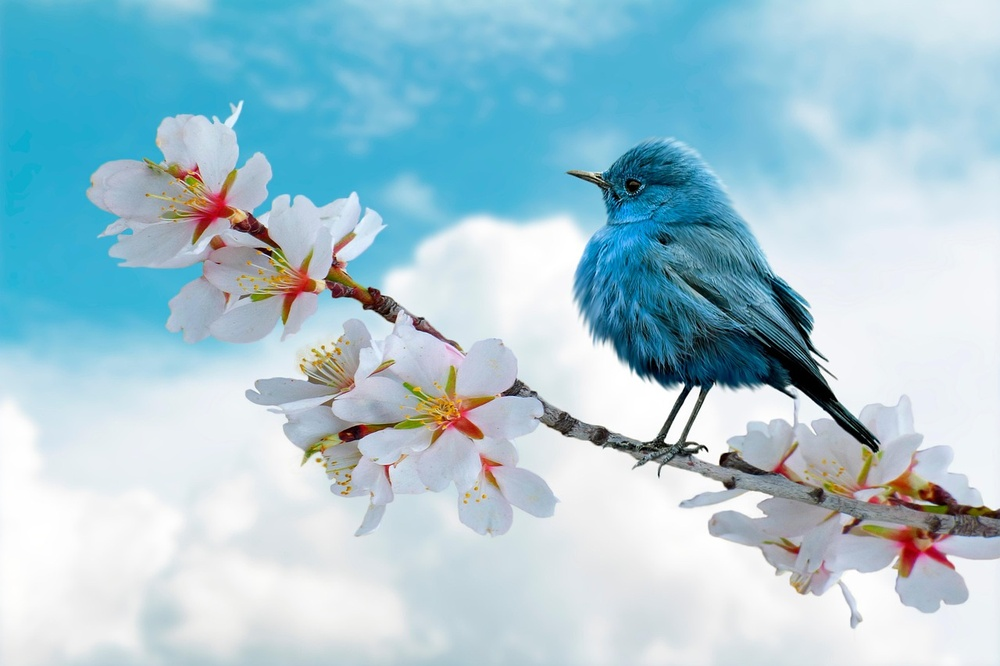
#> input picture image.jpg, 1000 x 666 px, shrunk from 1280 x 853 before the run
$ python p3.py   (older library calls are emulated)
#> lines starting #> are read from the running program, lines starting #| are printed output that depends on the picture; after the words box and inside, x2 and y2 are one past the last pixel; in counts of white or black regions, pixels touching at a corner belong together
import cv2

# STEP 1: READ THE IMAGE

image = cv2.imread("image.jpg")
#> image is the input picture: shape (666, 1000, 3); mean B, G, R 211.7, 199.2, 165.5

if image is None:
    print("Error: Image not found!")
    print("Please check the image name and folder.")
else:

    # Display original image
    cv2.imshow("Original Image", image)

    # STEP 2: CONVERT IMAGE TO GRAYSCALE


    gray = cv2.cvtColor(image, cv2.COLOR_BGR2GRAY)
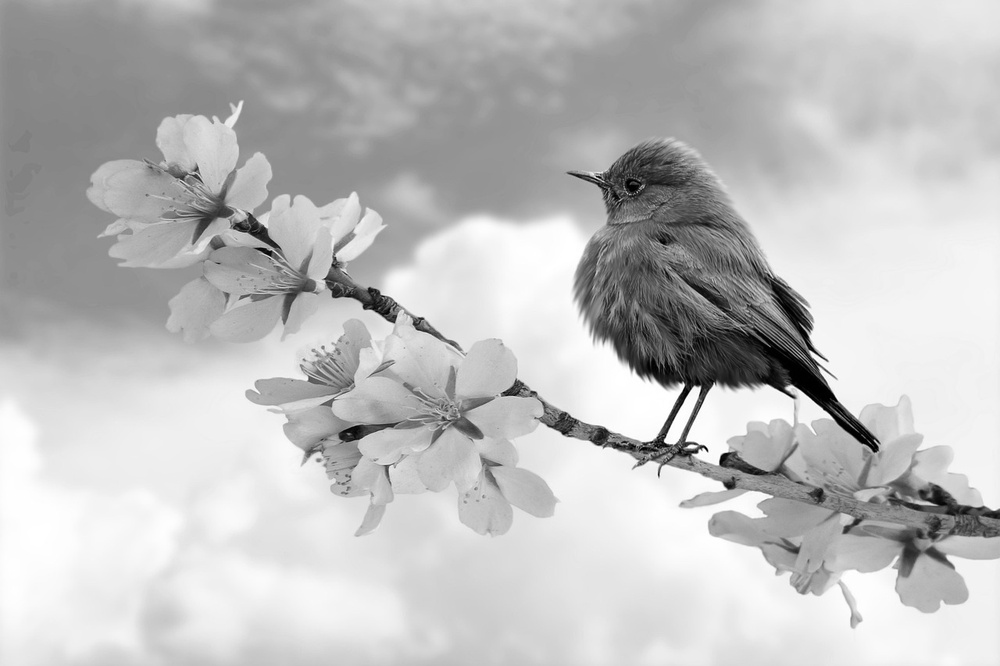
#> gray: shape (666, 1000); min 0, max 255, mean 190.6

    cv2.imshow("Grayscale Image", gray)

    # STEP 3: SOBEL EDGE DETECTION

    # Detect vertical edges
    sobel_x = cv2.Sobel(
        gray,
        cv2.CV_64F,
        1,
        0,
        ksize=3
    )

    # Detect horizontal edges
    sobel_y = cv2.Sobel(
        gray,
        cv2.CV_64F,
        0,
        1,
        ksize=3
    )
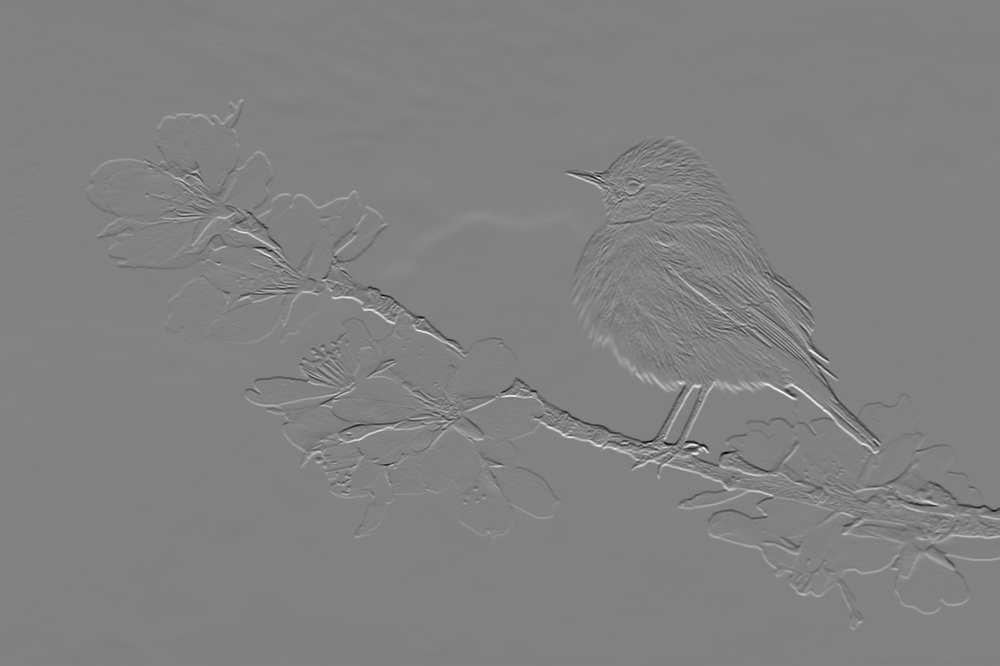
#> sobel_y: shape (666, 1000) float64; min -912, max 882, mean 0.3; drawn with min black and max white

    # Convert values to absolute values
    sobel_x = cv2.convertScaleAbs(sobel_x)
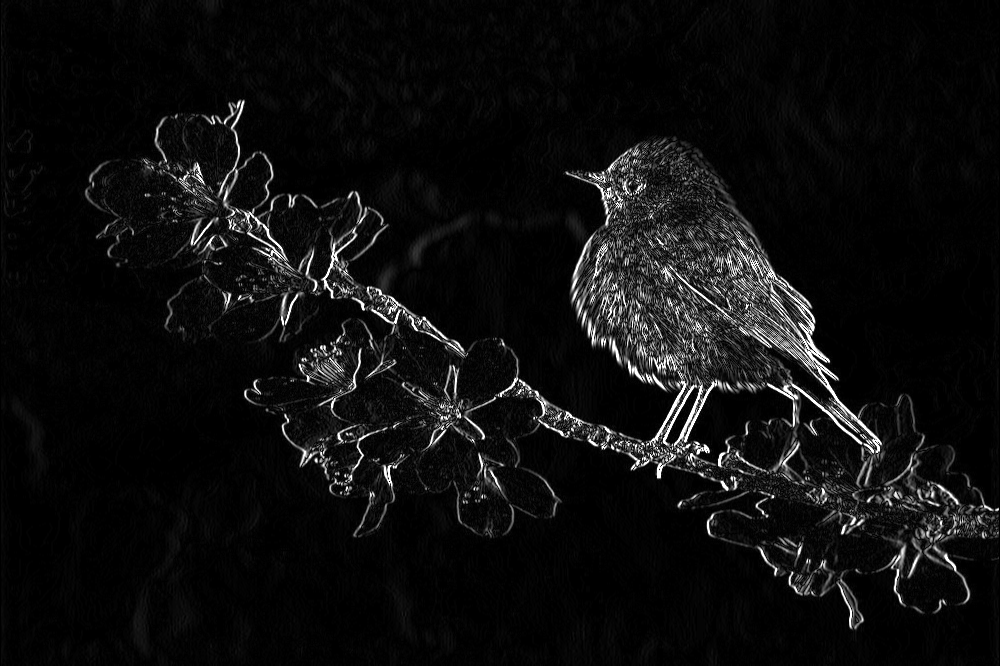
#> sobel_x: shape (666, 1000); min 0, max 255, mean 14.3
    sobel_y = cv2.convertScaleAbs(sobel_y)
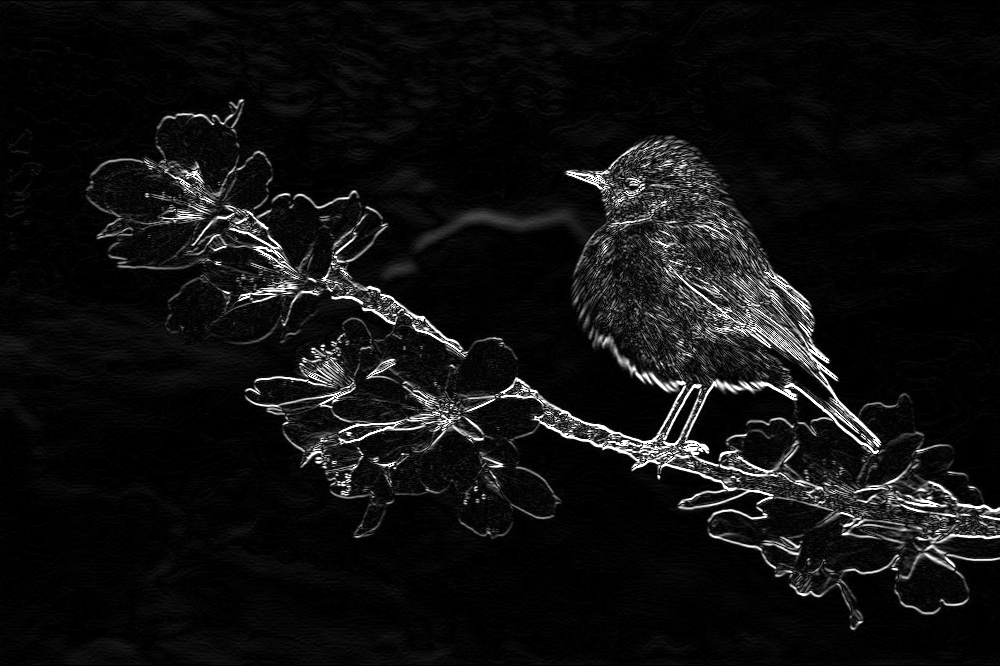
#> sobel_y: shape (666, 1000); min 0, max 255, mean 16.4

    # Combine horizontal and vertical edges
    sobel_combined = cv2.addWeighted(
        sobel_x,
        0.5,
        sobel_y,
        0.5,
        0
    )
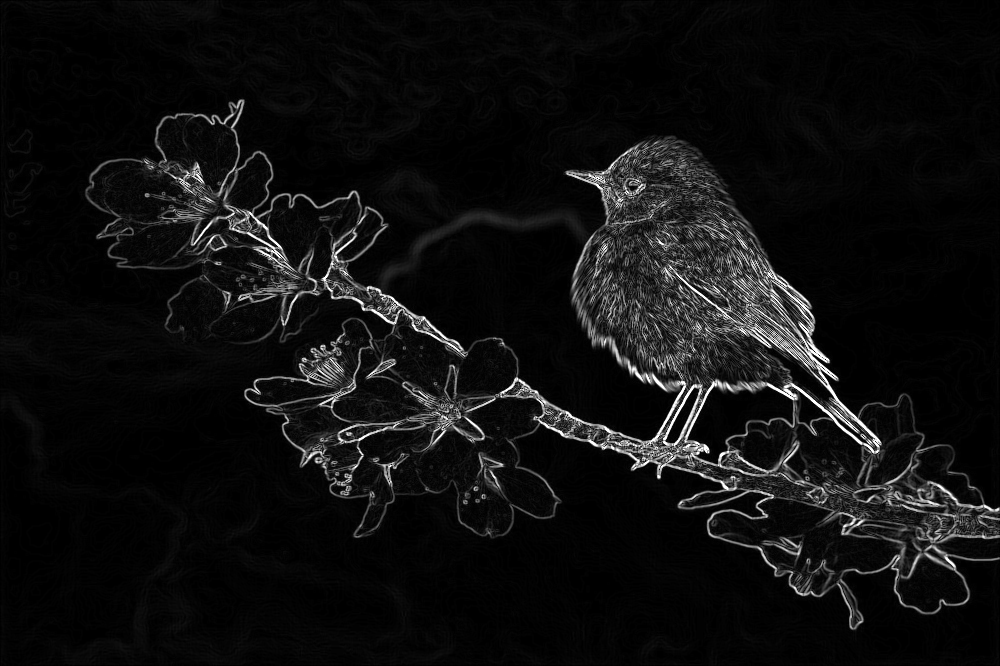
#> sobel_combined: shape (666, 1000); min 0, max 255, mean 15.4

    cv2.imshow("Sobel X - Vertical Edges", sobel_x)
    cv2.imshow("Sobel Y - Horizontal Edges", sobel_y)
    cv2.imshow("Sobel Combined", sobel_combined)

    # STEP 4: CANNY EDGE DETECTION

    canny_edges = cv2.Canny(
        gray,
        100,
        200
    )
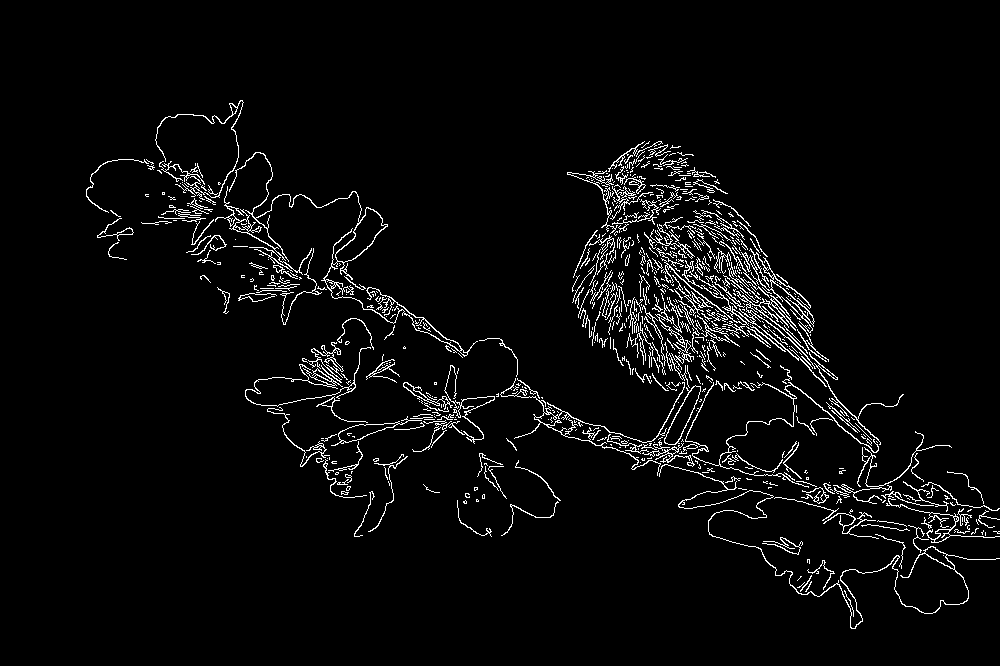
#> canny_edges: shape (666, 1000); 3.8% white in thin lines or dots, all inside (x1, y1, x2, y2) = (86, 100, 1000, 629)

    cv2.imshow("Canny Edge Detection", canny_edges)

    # STEP 5: FAST CORNER DETECTION

    # Create FAST detector
    fast = cv2.FastFeatureDetector_create()

    # Detect corners/keypoints
    keypoints = fast.detect(
        gray,
        None
    )
#> keypoints = 5204 keypoints; strongest (x, y, size): (707, 450, 7), (703, 449, 7), (697, 452, 7), (686, 440, 7)

    # Draw detected corners on original image
    fast_image = cv2.drawKeypoints(
        image,
        keypoints,
        None,
        color=(0, 255, 0)
    )
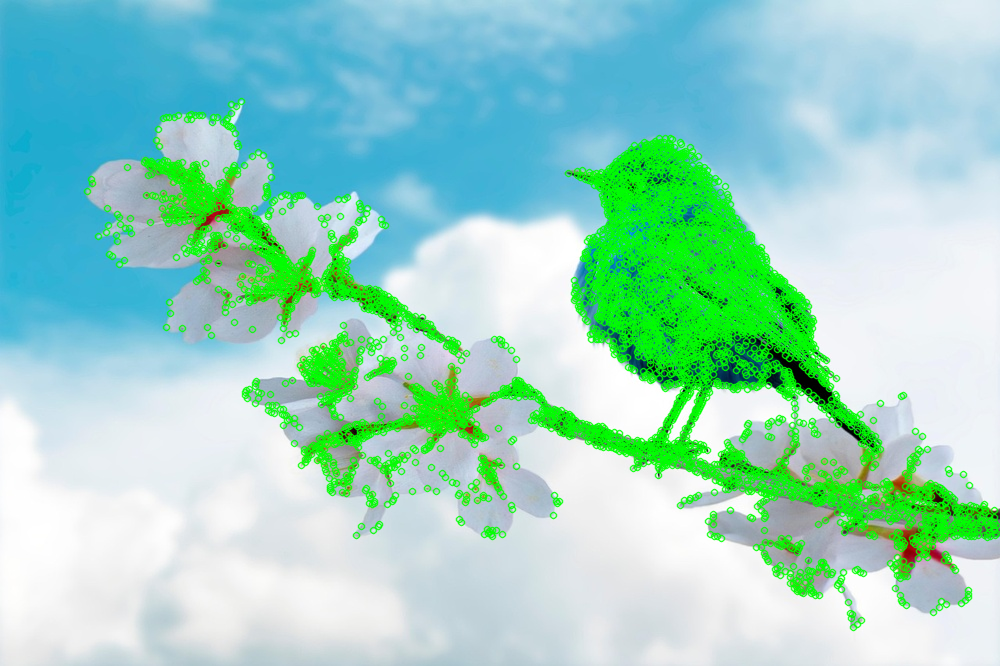
#> fast_image: shape (666, 1000, 3); mean B, G, R 196.5, 213.1, 153.3

    # Display FAST result
    cv2.imshow("FAST Corner Detection", fast_image)

    print("Number of corners detected:", len(keypoints))
#| Number of corners detected: 5204

    cv2.waitKey(0)
    cv2.destroyAllWindows()
